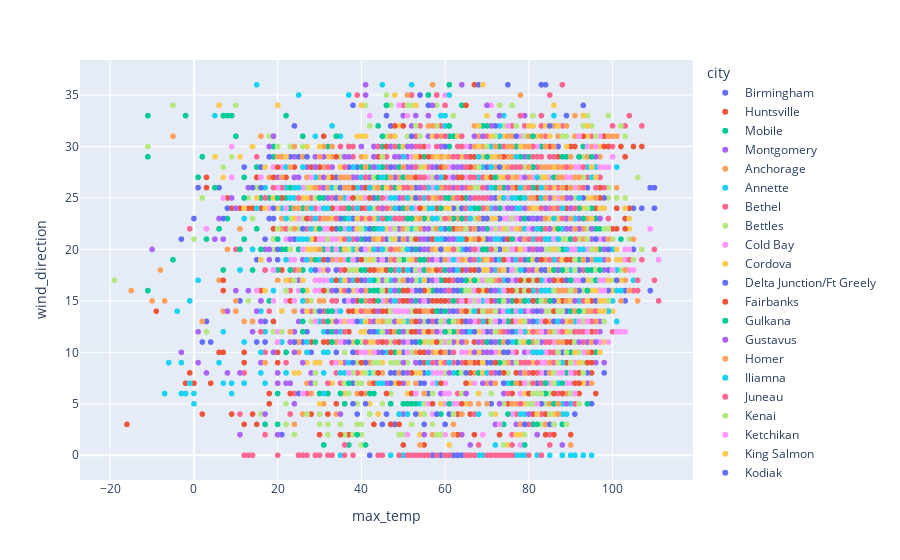

Here is the notebook cell this chart was saved with:
### Code cell
px.scatter(weather_df, x = 'max_temp',y = 'wind_direction', color = 'city')
